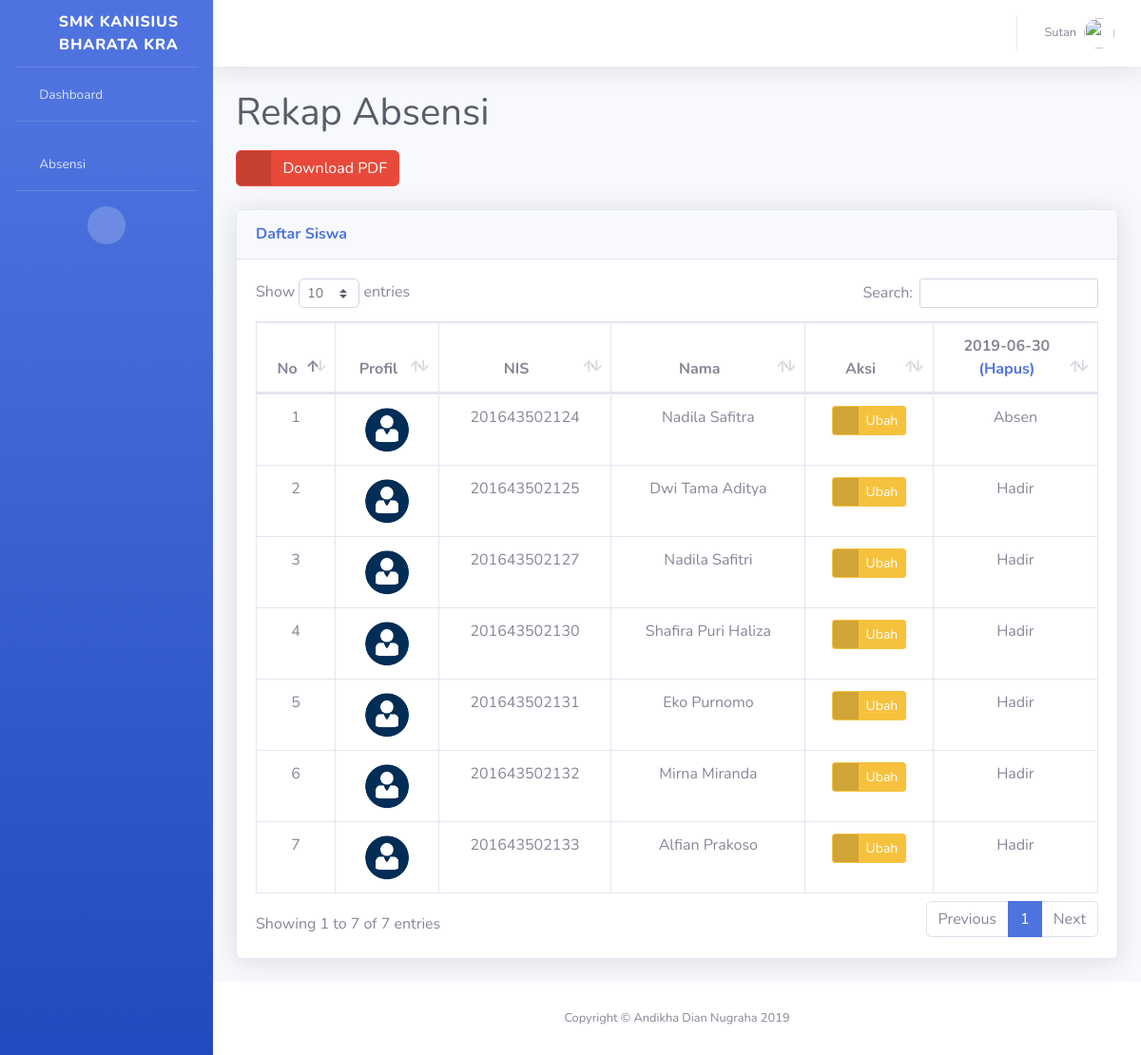
Screenshot of /rekapabsensi.php?kelas=001 (signed in) with the database file from the repository.
### tables this page shows
CREATE TABLE `mahasiswa` (
  `npm` varchar(15) NOT NULL,
  `nama` varchar(30) NOT NULL,
  `jk` enum('Pria','Wanita') NOT NULL,
  `tgl_lahir` date NOT NULL,
  `alamat` varchar(255) NOT NULL,
  `id_kelas` varchar(11) NOT NULL,
  `foto` varchar(255) NOT NULL
);

CREATE TABLE `absensi` (
  `id_absen` int(11) NOT NULL,
  `jadwal` date NOT NULL,
  `keterangan` enum('Hadir','Sakit','Izin','Absen') NOT NULL,
  `id_kelas` varchar(11) NOT NULL,
  `npm` varchar(15) NOT NULL
);

### rekapabsensi.php (the view, shortened to what this page needs)
<?php
	include "koneksi.php";
	$dosen_name = $_SESSION["dosen_user_name"];
	$dosen_foto = $_SESSION["dosen_user_foto"];
?>
<!DOCTYPE html>
<html lang="en">
<head>
  <link href="vendor/fontawesome-free/css/all.min.css" rel="stylesheet" type="text/css">
  <link href="css/sb-admin-2.min.css" rel="stylesheet">
  <link href="vendor/datatables/dataTables.bootstrap4.min.css" rel="stylesheet">
</head>
<body id="page-top">
  <div id="wrapper">
    <ul class="navbar-nav bg-gradient-primary sidebar sidebar-dark accordion" id="accordionSidebar">
      <a class="sidebar-brand d-flex align-items-center justify-content-center" href="index.php">
        <div class="sidebar-brand-icon">
          <i class="fas fa-university"></i>
        </div>
        <div class="sidebar-brand-text mx-3">SMK Kanisius Bharata Kra</div>
      </a>
      <hr class="sidebar-divider my-0">
      <li class="nav-item">
        <a class="nav-link" href="index.php">
          <i class="fas fa-fw fa-tachometer-alt"></i>
          <span>Dashboard</span></a>
      </li>
      <hr class="sidebar-divider">
      <li class="nav-item">
        <a class="nav-link" href="absensi.php">
          <i class="fas fa-fw fa-user-check"></i>
          <span>Absensi</span></a>
      </li>
      <hr class="sidebar-divider d-none d-md-block">
      <div class="text-center d-none d-md-inline">
        <button class="rounded-circle border-0" id="sidebarToggle"></button>
      </div>
    </ul>
    <div id="content-wrapper" class="d-flex flex-column">
      <div id="content">
        <nav class="navbar navbar-expand navbar-light bg-white topbar mb-4 static-top shadow">
          <ul class="navbar-nav ml-auto">
            <li class="nav-item dropdown no-arrow">
              <a class="nav-link dropdown-toggle" href="#" id="userDropdown" role="button" data-toggle="dropdown" aria-haspopup="true" aria-expanded="false">
                <span class="mr-2 d-none d-lg-inline text-gray-600 small"><?= $dosen_name ;?></span>
                <img class="img-profile rounded-circle" src="img/<?= $dosen_foto; ?>">
              </a>
            </li>
          </ul>
        </nav>
        <div class="container-fluid">
        <?php
		  $id_kelas=$_GET['kelas'];
          $sql="SELECT DISTINCT(jadwal) FROM absensi WHERE id_kelas='$id_kelas'";
		  $query=mysqli_query($koneksi,$sql);
	  ?>
          <h1 class="mb-3 text-gray-800">Rekap Absensi</h1>
            <a href="cetakabsensi.php?kelas=<?=$id_kelas;?>" class="btn btn-danger mb-4 btn-icon-split">
            <span class="icon text-gray-100">
                <i class="fas fa-file"></i>
            </span>
            <span class="text">Download PDF</span>
            </a>
          <div class="card shadow mb-4">
            <div class="card-header py-3">
              <h6 class="m-0 font-weight-bold text-primary">Daftar Siswa </h6>
            </div>
            <div class="card-body">
              <div class="table-responsive">
                  <table class="table table-bordered" id="dataTable" width="100%" cellspacing="0">
                  <thead>
                    <tr align="center">
                      <th>No</th>
                      <th>Profil</th>
                      <th>NIS</th>
                      <th>Nama</th>
                      <th>Aksi</th>
                      <?php
						while ($data=mysqli_fetch_array($query)){?>
						     <th><?=$data[0].' '?><br><a href="hapusabsensi.php?id=<?=$id_kelas?>&jadwal=<?=$data[0]?>">(Hapus)</a></th>
						<?php }?>
                    </tr>
                  </thead>
                  <tbody align="center">
                    <?php
                    $id_kelas=$_GET['kelas'];
                    $sql="SELECT * FROM mahasiswa WHERE id_kelas='$id_kelas'";
                    $query=mysqli_query($koneksi,$sql);
                    $i = 1;
                    while ($data=mysqli_fetch_array($query)){
                        $npm=$data["npm"];
                        $nama=$data["nama"];
                    ?>
                    <tr>
                      <td><?=$i++;?></td>
                      <td><img class="img-profile rounded-circle" style="width:50px;height:50px;" src="img/<?= $data["foto"];?>"></td>
                      <td><?= $npm;?></td>
                      <td><?= $nama;?></td>
                      <td> <a href="detaileditabsensi.php?kelas=<?=$id_kelas;?>&npm=<?=$npm;?>" class="btn btn-warning btn-icon-split btn-sm">
                                <span class="icon text-white-50">
                                <i class="fas fa-edit"></i>
                                </span>
                                <span class="text">Ubah</span>
                            </a></td>
                            <?php
                            $sqla="SELECT * FROM absensi WHERE npm='$npm'";
                            $querya=mysqli_query($koneksi,$sqla);
                            while($data2=mysqli_fetch_array($querya)){
                            ?>
                                <td><?php echo $data2["keterangan"]; ?></td>
                            <?php } ?>
                            </tr>
                    <?php } ?>
                    </tbody>
                </table>
            </div>
            </div>
          </div>
        </div>
      </div>
      <footer class="sticky-footer bg-white">
        <div class="container my-auto">
          <div class="copyright text-center my-auto">
            <span>Copyright &copy; Andikha Dian Nugraha 2019</span>
          </div>
        </div>
      </footer>
    </div>
  </div>
</body>
</html>

### rows the page displays
mahasiswa: foto (placeholder picture), npm "201643502124", nama "Nadila Safitra"
absensi: keterangan "Absen"
mahasiswa: foto (placeholder picture), npm "201643502125", nama "Dwi Tama Aditya"
absensi: keterangan "Hadir"
mahasiswa: foto (placeholder picture), npm "201643502127", nama "Nadila Safitri"
absensi: keterangan "Hadir"
mahasiswa: foto (placeholder picture), npm "201643502130", nama "Shafira Puri Haliza"
absensi: keterangan "Hadir"
mahasiswa: foto (placeholder picture), npm "201643502131", nama "Eko Purnomo"
absensi: keterangan "Hadir"
mahasiswa: foto (placeholder picture), npm "201643502132", nama "Mirna Miranda"
absensi: keterangan "Hadir"
mahasiswa: foto (placeholder picture), npm "201643502133", nama "Alfian Prakoso"
absensi: keterangan "Hadir"

### other values shown
$dosen_name "Sutan"
$data[0] "2019-06-30"
